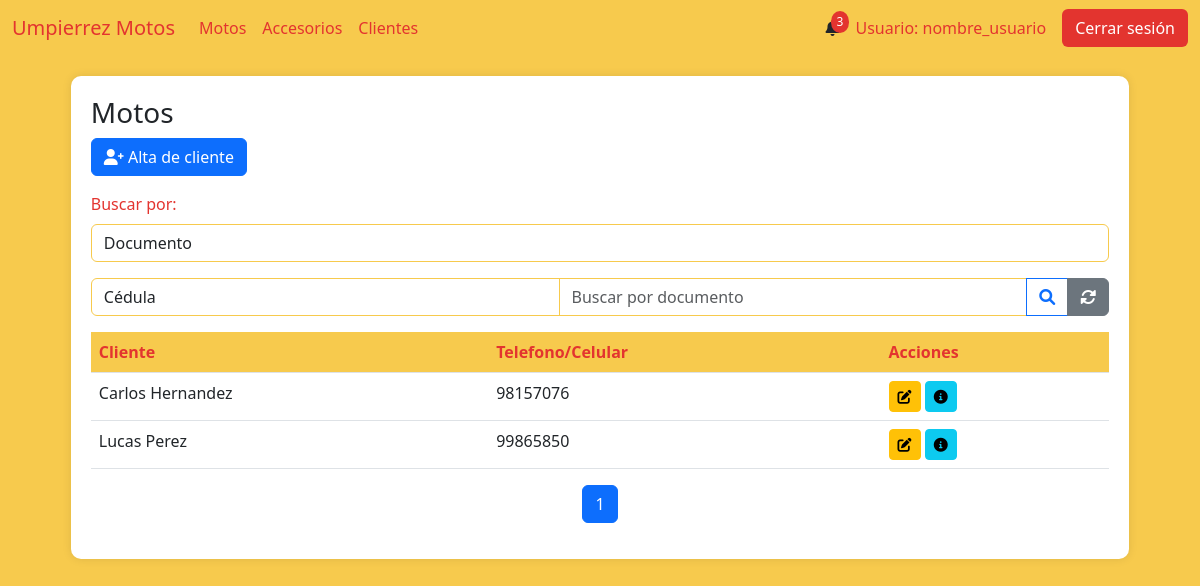
Page /clientes on the earlier database version.
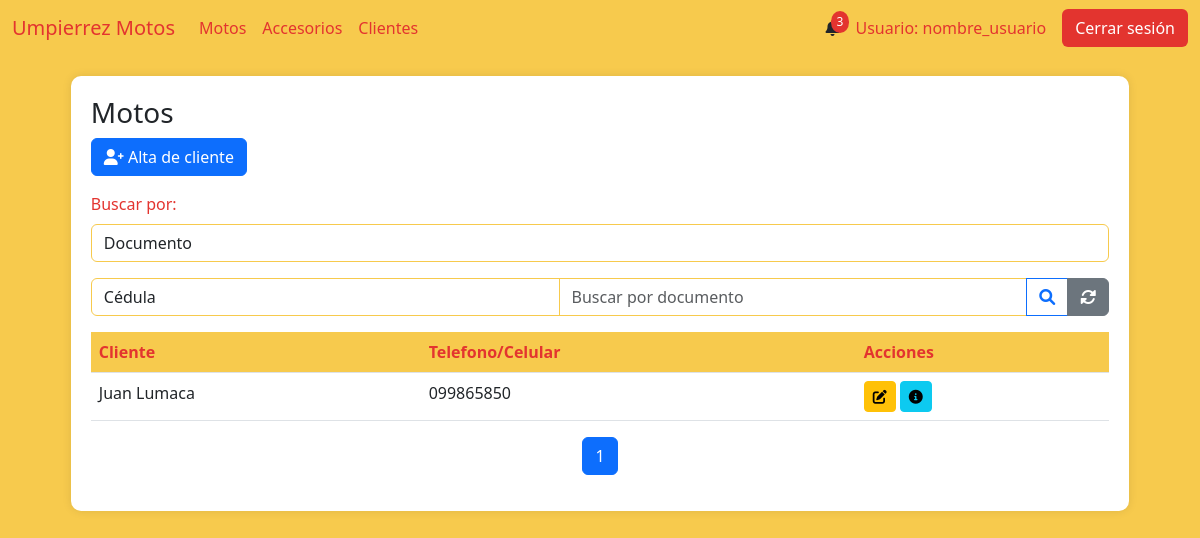
Same page on the later database version.
### AppUM/models.py (models this page shows)
class Cliente(models.Model):
    documento = models.CharField(max_length=20, unique=True)
    nombre = models.CharField(max_length=20)
    apellido  = models.CharField(max_length=20)
    fecha_nacimiento = models.DateField()
    ciudad = models.CharField(max_length=40)
    calle = models.CharField(max_length=40)
    numero = models.IntegerField()
    num_apartamento = models.IntegerField()

### AppUM/views.py (the view)
# urls.py: path('clientes', views.vista_clientes,name="Clientes"),
def vista_clientes(req):
    clientes = Cliente.objects.filter(
        cliente_telefono__activo=True,
        cliente_telefono__principal=True
    ).values('id','nombre', 'apellido', 'cliente_telefono__telefono').order_by('nombre')
    logo_um = Logos.objects.get(id=1)
    paginator = Paginator(clientes, 5)  # 5 clientes por página
    page_number = req.GET.get('page')  # Obtiene el número de página desde la URL
    page_obj = paginator.get_page(page_number)  # Obtiene la página solicitada
    return render(req,"perfil_administrativo/cliente/clientes.html",{'page_obj': page_obj,"clientes":clientes})

### AppUM/templates/perfil_administrativo/cliente/clientes.html (shortened to what this page needs)
{% extends "perfil_administrativo/padre_perfil_administrativo.html" %}
{% load static %}
{% block contenidoQueCambia %}
<link href="https://cdnjs.cloudflare.com/ajax/libs/font-awesome/6.0.0/css/all.min.css" rel="stylesheet">
<link href="https://cdn.jsdelivr.net/npm/bootstrap-icons@1.10.0/font/bootstrap-icons.css" rel="stylesheet">
<div class="table-container" id="inventarios">
    <h3>Motos</h3>
    <a href="{% url 'ClienteAlta' %}" class="btn btn-primary mb-3">
        <i class="fas fa-user-plus"></i> Alta de cliente
    </a>
    <div class="mb-3">
        <label for="estado" class="form-label">Buscar por:</label>
        <select class="form-control" name="tipo_busqueda" id="tipo_busqueda" onchange="tipo_busqueda()">
            <option value="documento">Documento</option>
        </select>
    </div>
    <form action="" enctype="multipart/form-data" method="get" id="busqueda_documento">{% csrf_token %}
        <div class="input-group mb-3">
            <select class="form-control" name="tipo_documento" id="tipo_documento">
                <option value="ci">Cédula</option>
            </select>
            <input type="number" name="documento" class="form-control" placeholder="Buscar por documento">
            <button class="btn btn-outline-primary" type="submit">
                <i class="fas fa-search"></i>
            </button>
            <a href="" class="btn btn-secondary">
                <i class="fas fa-sync-alt"></i>
            </a>
        </div>
    </form>
    <table class="table">
        <thead>
            <tr>
                <th>Cliente</th>
                <th>Telefono/Celular</th>
                <th>Acciones</th>
            </tr>
        </thead>
        <tbody>
            {% if page_obj %}
                {% for cliente in page_obj %}
                <tr>
                    <td>{{ cliente.nombre }} {{ cliente.apellido }}</td>
                    <td>{{ cliente.cliente_telefono__telefono }}</td>
                    <td>
                        <a href="{% url 'ClienteModificacion' cliente.id %}"><button class="btn btn-sm btn-warning"><i class="fas fa-edit"></i></button></a>
                        <a href=""><button class="btn btn-sm btn-info"><i class="fas fa-info-circle"></i></button></a>
                    </td>
                </tr>
                {% endfor %}
            {% else %}
                <tr>
                    <td colspan="9" class="text-center text-muted">
                        No hay registros de clientes.
                    </td>
                </tr>
            {% endif %}
        </tbody>
    </table>
    <nav aria-label="Page navigation">
        <ul class="pagination justify-content-center">
            {% for num in page_obj.paginator.page_range %}
            <li class="page-item {% if page_obj.number == num %}active{% endif %}">
                <a class="page-link" href="?page={{ num }}">{{ num }}</a>
            </li>
            {% endfor %}
        </ul>
    </nav>
</div>
{% endblock %}

Differences in the rows shown:
no longer on this page (row unchanged): Cliente: nombre "Carlos", apellido "Hernandez", cliente_telefono__telefono "98157076"
no longer on this page (row unchanged): Cliente: nombre "Lucas", apellido "Perez", cliente_telefono__telefono "99865850"
added Cliente: nombre "Juan", apellido "Lumaca", cliente_telefono__telefono "099865850"
